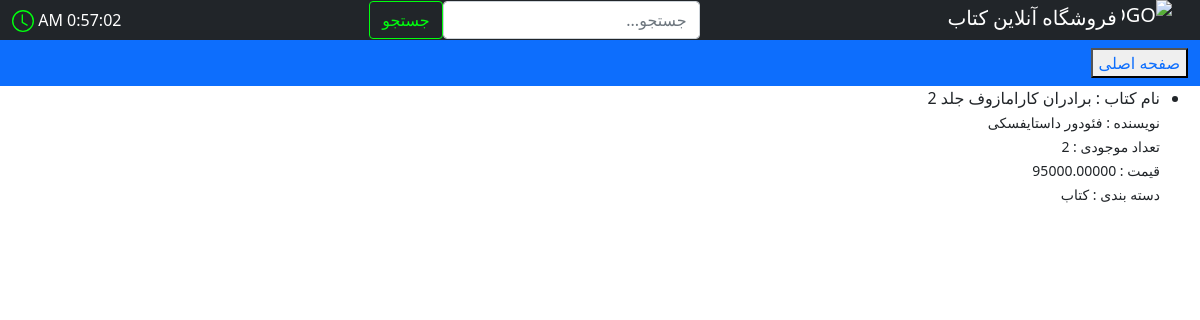
The app's page /product/books/2/, older data.
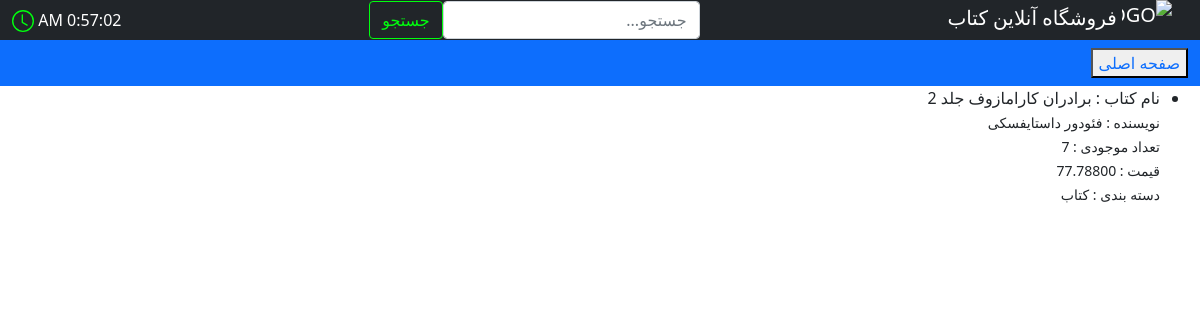
The same page, newer data.
### product/models.py (models this page shows, shortened)
class Book(models.Model):
    class Meta:
        verbose_name = 'کتاب'
        verbose_name_plural = 'کتاب ها'
    user = models.ForeignKey(User, on_delete=models.CASCADE, null=True, blank=True)
    title = models.CharField('عنوان', max_length=100)
    author = models.CharField('نویسنده', max_length=100)
    inventory = models.PositiveIntegerField('موجودی')
    price = models.DecimalField('قیمت', max_digits=20, decimal_places=5)
    category = models.ForeignKey('Category', on_delete=models.CASCADE, verbose_name='دسته بندی')

class Category(models.Model):
    class Meta:
        verbose_name = 'دسته بندی'
        verbose_name_plural = 'دسته بندی ها'
    user = models.ForeignKey(User, on_delete=models.CASCADE, null=True, blank=True)
    title = models.CharField('عنوان', max_length=10)
    def __str__(self):
        return f'{self.title}'

### product/views.py (the view)
# urls.py: path('books/<int:pk>/', views.BookDetailView.as_view(), name='book_detail'),
class BookDetailView(DetailView):
    model = Book

### templates/product/book_detail.html (shortened to what this page needs)
{% extends 'base.html' %}
{% block content %}
<ul>
  <li>
    نام کتاب :
    {{ book.title }}
  </li>
  <small>
  نویسنده :
  {{book.author}}
  <br>
  تعداد موجودی :
  {{book.inventory}}
  <br>
  قیمت :
  {{book.price}}
  <br>
  دسته بندی :
  {{book.category}}
  </small>
</ul>
{% endblock %}

### templates/base.html (shortened to what this page needs)
<!DOCTYPE html>
<html lang="en" dir="rtl">
    <head>
        <link href="https://cdn.jsdelivr.net/npm/bootstrap@5.1.0/dist/css/bootstrap.min.css" rel="stylesheet">
        <link rel="stylesheet" href="/static/style.css">
    </head>
    <body>
    <nav class="navbar navbar-dark bg-dark">
      <div class="container-fluid">
        <a class="navbar-brand" href="{% url 'home:home' %}">
          <img src="/static/logo3.png" alt="LOGO" width="50" height="40" class="d-inline-block align-middle">
                فروشگاه آنلاین کتاب
        </a>
      <div class="pull-left">
        <form class="d-flex" action="{% url 'home:search' %}">
          <input class="form-control me-2" type="search" name="q" placeholder="جستجو..." aria-label="Search">
          <button class="btn btn-outline-success" type="submit">جستجو</button>
        </form>
      </div>
     <div class="pull-left">
      <span id="datetime" ></span>
      <svg xmlns="http://www.w3.org/2000/svg" width="22" height="22" fill="currentColor" class="bi bi-clock" viewBox="0 0 16 16">
        <path d="M8 3.5a.5.5 0 0 0-1 0V9a.5.5 0 0 0 .252.434l3.5 2a.5.5 0 0 0 .496-.868L8 8.71V3.5z"/>
        <path d="M8 16A8 8 0 1 0 8 0a8 8 0 0 0 0 16zm7-8A7 7 0 1 1 1 8a7 7 0 0 1 14 0z"/>
      </svg>
    </div>
   </div>
  </nav>
  <nav class="navbar navbar-expand-lg navbar-light bg-primary">
    <div class="container-fluid">
      {% block home %}
        <button type="button" name="button"><a href="{% url 'home:home' %}">صفحه اصلی</a></button>
      {% endblock %}
    </div>
  </nav>
  {% block content %}{% endblock %}
</body>
</html>

### home/static/style.css (style rules this page uses)
html { direction: rtl; }
body { direction: rtl; }
button, input, optgroup, select, textarea { direction: rtl; }
.dropdown-menu, { float: right; }
.navbar-brand { float: right; }
a { text-decoration: none; }
.d-flex { margin-block-end: inherit; }
.navbar-dark { padding-top: 0rem; padding-bottom: 0rem; }
.navbar-brand { padding-top: 0rem; padding-bottom: 0rem; }
.btn-outline-success { color: #00ff0e !important; background-color: #212529 !important; border-color: #00ff0e !important; }
#datetime { color: #fff !important; margin-right: .5rem; }
.bi-clock { color: #00ff0e; }

Row changes from the older to the newer data that the page shows:
changed Book "برادران کارامازوف جلد 2": inventory "2" → "7"; price "95000.00000" → "77.78800"
